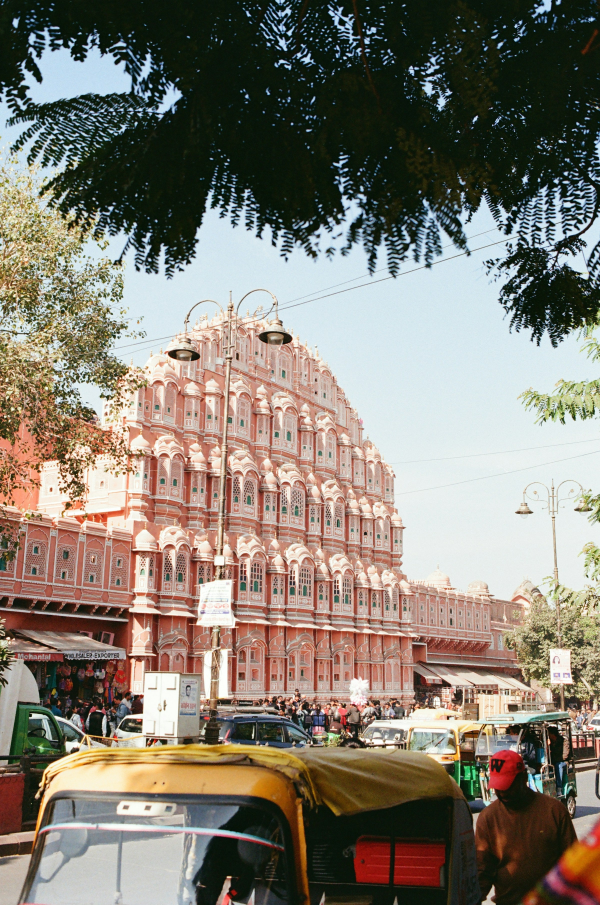
#> input picture reels/2026-11-19-jaipur-pink/img/hstreet.jpg, 2400 x 3619 px, given in place of 2026-11-23-carousel-6-4k.jpg, which was not available (shown at 1/4 size)
$ python proc.py
#> lines starting #> are read from the running program, lines starting #| are printed output that depends on the picture
# Flat-field each image to the bone field #EFE9DF (robust 2D background fit) and feather edges.
import numpy as np
from PIL import Image, ImageFilter
Image.MAX_IMAGE_PIXELS=None
M='/home/claude/trueyards-media/library/media/2026-11-20-carousel-%d-4k.jpg'
O='/home/claude/trueyards-media/drafts/cost-of-flat-carousel/img/'
BONE=np.array([244,247,245],float)
def bgfit(a,deg=3,it=5):
    h,w,_=a.shape; s=np.asarray(Image.fromarray(a.astype('uint8')).resize((96,max(8,int(96*h/w))),Image.BOX)).astype(float)
    sh,sw,_=s.shape; yy,xx=np.mgrid[0:sh,0:sw]; X=(xx/(sw-1)).ravel(); Y=(yy/(sh-1)).ravel()
    A=np.stack([X**i*Y**j for i in range(deg+1) for j in range(deg+1-i)],1)
    keep=np.ones(len(X),bool); P=s.reshape(-1,3)
    for _ in range(it):
        c,*_=np.linalg.lstsq(A[keep],P[keep],rcond=None); r=np.abs(P-A@c).sum(1)
        keep=r<max(12,np.percentile(r[keep],60)*1.5)
    yy,xx=np.mgrid[0:h,0:w]; X=xx/(w-1); Y=yy/(h-1)
    out=np.zeros((h,w,3))
    for n,(i,j) in enumerate([(i,j) for i in range(deg+1) for j in range(deg+1-i)]): out+= (X**i*Y**j)[...,None]*c[n]
    return out
def ramp(n,f,ends=(1,1)):
    t=np.ones(n); m=int(n*f); x=np.linspace(0,1,m); s=x*x*(3-2*x)
    if ends[0]: t[:m]=s
    if ends[1]: t[-m:]=np.minimum(t[-m:],s[::-1])
    return t
def proc(k,box,out,maxw,fe=(.1,.1,.1,.1),cut=False,CUT=30,flat=True):
#> called with k = '6', box = (0.05, 0.12, 0.95, 0.9), out = 'door.png', maxw = 1800, fe = (0.24, 0.22, 0.24, 0.3), cut = False, CUT = 30, flat = False
    im=Image.open(M%k).convert('RGB'); W,H=im.size
#> in proc, im is the input picture: PIL image 2400x3619 RGB; mean R, G, B 133, 125.8, 114.5
#> after `W, H = im.size`: W = 2400; H = 3619
    im=im.crop((int(box[0]*W),int(box[1]*H),int(box[2]*W),int(box[3]*H)))
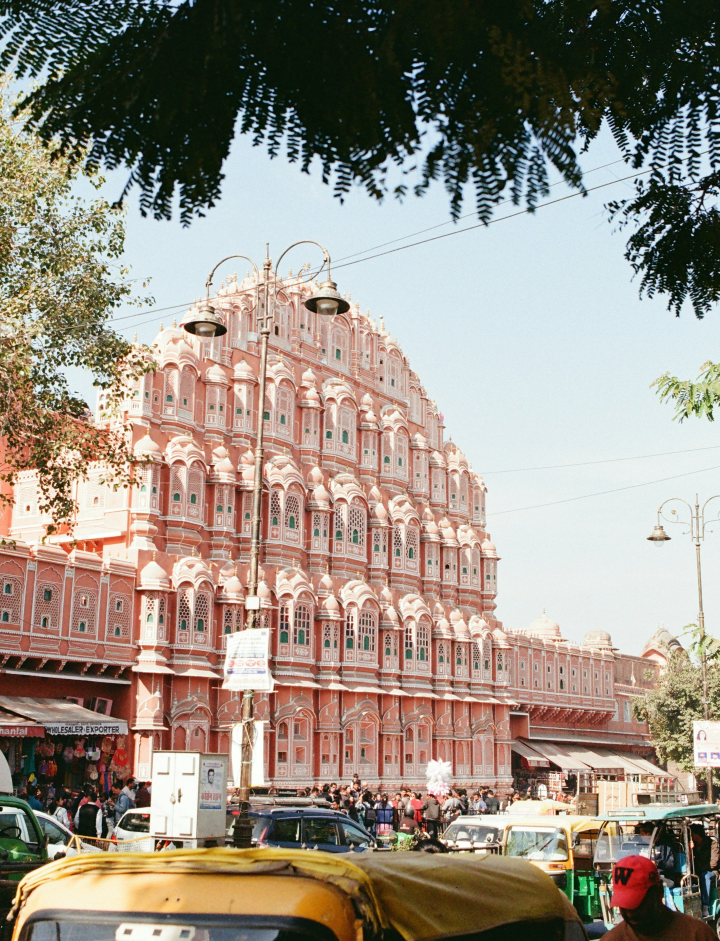
#> im: PIL image 2160x2823 RGB (shown at 1/3 size); mean R, G, B 153.2, 143.4, 131.4
    if im.width>maxw: im=im.resize((maxw,int(im.height*maxw/im.width)),Image.LANCZOS)
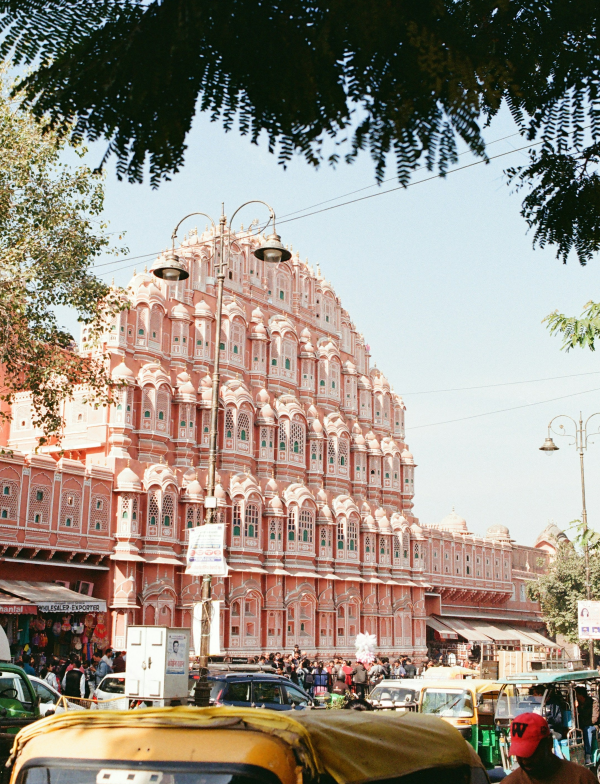
#> im: PIL image 1800x2352 RGB (shown at 1/3 size); mean R, G, B 153.2, 143.4, 131.5
    a=np.asarray(im).astype(float)
    if flat:
        bg=bgfit(a); o=(a*BONE/np.clip(bg,1,None)).clip(0,255)
        dd=np.abs(o-BONE).sum(2,keepdims=True); kk=np.clip((dd-6)/14,0,1); o=o*kk+BONE*(1-kk)
    else: o=a
    h,w,_=o.shape
#> h = 2352; w = 1800
    l,t,r,b=fe
    al=np.outer(np.minimum(ramp(h,t,(1,0)) if t else 1,ramp(h,b,(0,1)) if b else 1)*np.ones(h),1) if False else None
    ry=np.ones(h); rx=np.ones(w)
#> after `ry = np.ones(h)`: ry = 2352 values from 1 to 1
#> after `rx = np.ones(w)`: rx = 1800 values from 1 to 1
    if t: ry=np.minimum(ry,ramp(h,t,(1,0)))
#> ry = 2352 values from 0 to 1
    if b: ry=np.minimum(ry,ramp(h,b,(0,1)))
    if l: rx=np.minimum(rx,ramp(w,l,(1,0)))
#> rx = 1800 values from 0 to 1
    if r: rx=np.minimum(rx,ramp(w,r,(0,1)))
    al=np.outer(ry,rx)
    if cut:  # object cutout: alpha from difference to the field, soft
        from scipy import ndimage as nd
        d=np.abs(o-BONE).sum(2); hard=nd.binary_closing(d>CUT,iterations=6)
        hard=nd.binary_fill_holes(hard); hard=nd.binary_opening(hard,iterations=3)
        lab,n=nd.label(hard); sz=nd.sum(hard,lab,range(1,n+1)); keep=np.isin(lab,1+np.where(sz>0.002*hard.size)[0])
        m=keep*1.0
        mi=Image.fromarray((m*255).astype('uint8')).filter(ImageFilter.GaussianBlur(5))
        al=al*np.asarray(mi)/255
    Image.fromarray(np.dstack([o,al*255]).astype('uint8'),'RGBA').save(O+out)
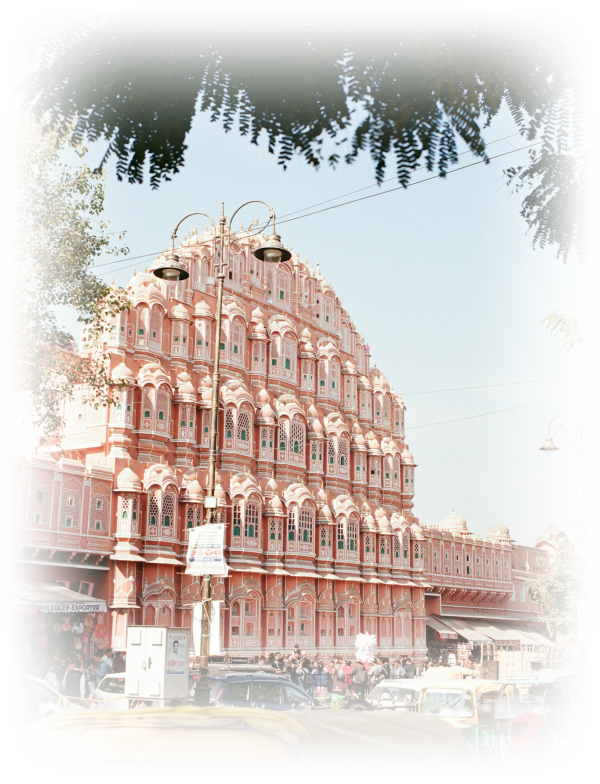
#> saved as door.png: PIL image 1800x2352 RGBA (shown at 1/3 size); mean R, G, B, A 153.2, 143.4, 131.5, 143.1; transparent parts drawn white
    print(out,o.shape[1],o.shape[0])
#| door.png 1800 2352

M='/home/claude/trueyards-media/library/media/2026-11-23-carousel-%s-4k.jpg'
#proc('pano',(0,.30,1,.87),'pano.png',6336,(.04,.12,.04,.06))
proc('6',(.05,.12,.95,.9),'door.png',1800,(.24,.22,.24,.3),flat=False)
